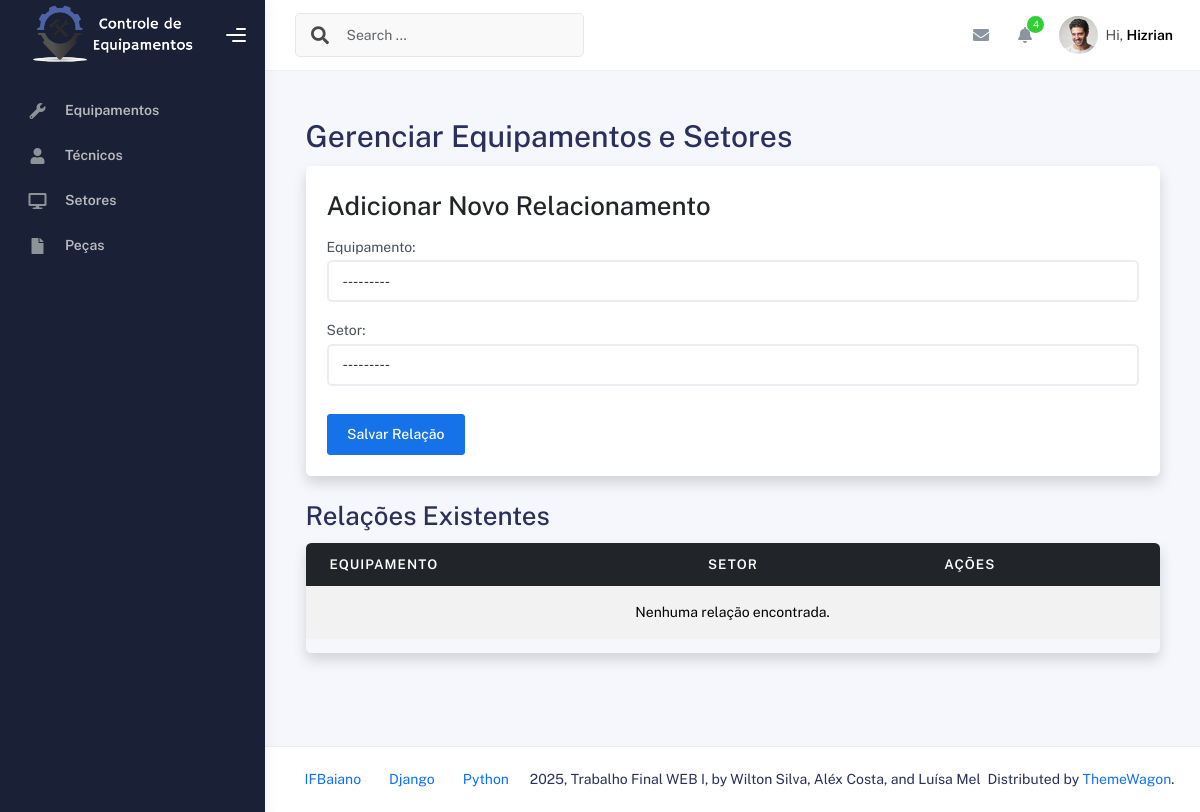
The app's page /gerenciar_setor_equipamento/, older data.
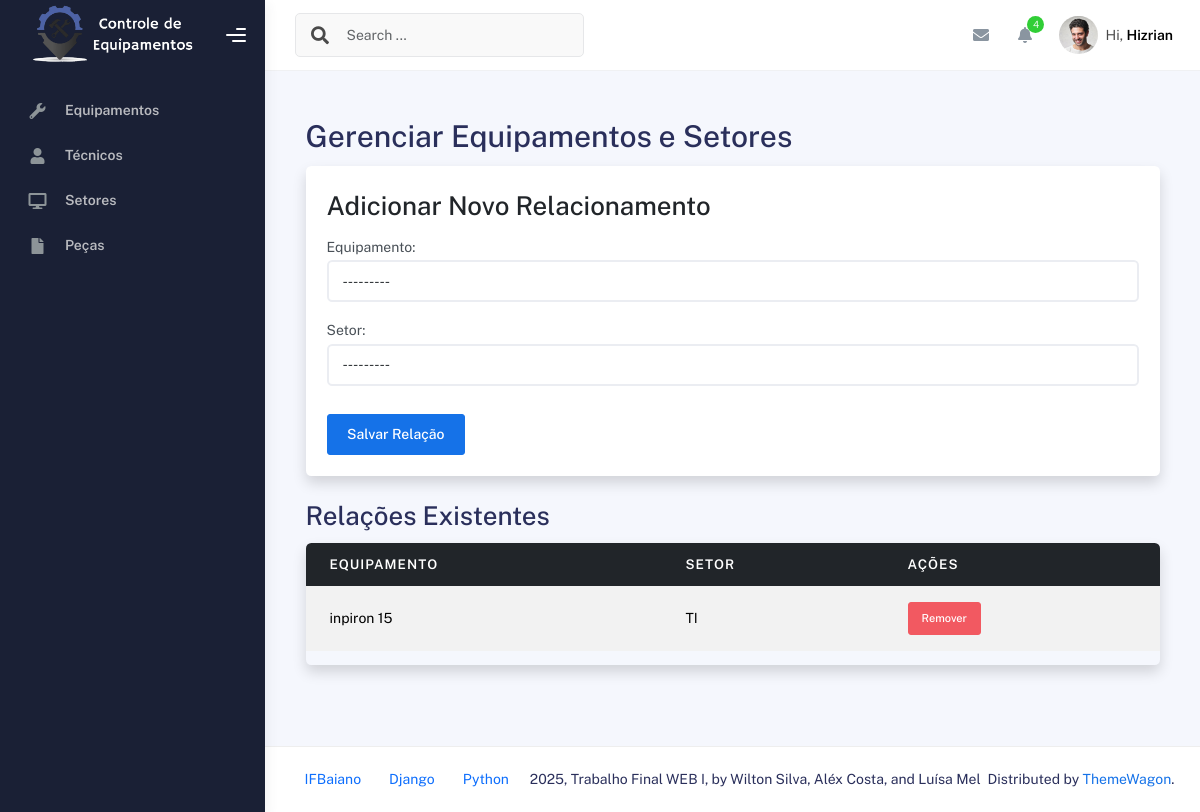
The same page, newer data.
### Setores/models.py (models this page shows, shortened)
class EquipamentoSetor(models.Model):
    equipamento = models.ForeignKey('Equipamentos.Equipamento', on_delete=models.CASCADE)
    setor = models.ForeignKey(Setor, on_delete=models.CASCADE)
    class Meta:
        unique_together = ('equipamento', 'setor')
        verbose_name = "Equipamento no Setor"
        verbose_name_plural = "Equipamentos nos Setores"

class Setor(models.Model):
    nome = models.CharField(max_length=100)
    tecnico_responsavel = models.ForeignKey(
        Tecnico,
        on_delete=models.CASCADE,
        related_name="setores_responsaveis"
    )
    localizacao = models.CharField(max_length=100)
    class Meta:
        ordering = ['nome']
        verbose_name = 'Setor'
        verbose_name_plural = 'Setores'
    def __str__(self):
        return f"{self.nome} ({self.nome})"

### Equipamentos/models.py (models this page shows)
class Equipamento(models.Model):
    nome = models.CharField(max_length=100)
    modelo = models.CharField(max_length=100)
    numero_serie = models.CharField(max_length=100)
    fabricante = models.CharField(max_length=100)
    data_aquisicao = models.DateField()
    STATUS_CHOICES = [
        ('ativo', 'Ativo'),
        ('inativo', 'Inativo'),
        ('manutencao', 'Em manutenção'),
    ]
    status = models.CharField(max_length=20, choices=STATUS_CHOICES, default='ativo')
    setores = models.ManyToManyField(
        'Setores.Setor',
        through='Setores.EquipamentoSetor',
        related_name='equipamentos'
    )
    def __str__(self):
        return f"{self.nome} ({self.modelo})"

### Setores/views.py (the view)
# urls.py: path('gerenciar_setor_equipamento/', Setores_views.gerenciar_setor_equipamento, name='gerenciar_setor_equipamento'),
def gerenciar_setor_equipamento(request):
    equipamentos_setores = EquipamentoSetor.objects.select_related('equipamento', 'setor').all()
    form = EquipamentoSetorForm()
    if request.method == 'POST':
        form = EquipamentoSetorForm(request.POST)
        if form.is_valid():
            form.save()
            return HttpResponseRedirect(reverse('gerenciar_setor_equipamento')) # Redirecione para a mesma página
    return render(request, 'setores/gerenciar_setor_equipamento.html', {
        'equipamentos_setores': equipamentos_setores,
        'form': form
    })

### Setores/forms.py
class EquipamentoSetorForm(forms.ModelForm):
    equipamento = forms.ModelChoiceField(
        queryset=Equipamento.objects.all(),
        label="Equipamento",
        widget=forms.Select(attrs={'class': 'form-control'})
    )
    setor = forms.ModelChoiceField(
        queryset=Setor.objects.all(),
        label="Setor",
        widget=forms.Select(attrs={'class': 'form-control'})
    )
    class Meta:
        model = EquipamentoSetor
        fields = ['equipamento', 'setor']

### templates/setores/gerenciar_setor_equipamento.html (shortened to what this page needs)
{% extends "_base.html" %}
{% block content %}
<div class="container mt-4">
    <h1>Gerenciar Equipamentos e Setores</h1>
    <div class="card p-4 shadow rounded mb-4">
        <h2>Adicionar Novo Relacionamento</h2>
        <form method="post">
            {{ form.as_p }}
            <button type="submit" class="btn btn-primary mt-3">Salvar Relação</button>
        </form>
    </div>
    <h2>Relações Existentes</h2>
    <div class="table-responsive shadow rounded">
        <table class="table table-striped table-hover align-middle">
            <thead class="table-dark">
                <tr>
                    <th>Equipamento</th>
                    <th>Setor</th>
                    <th>Ações</th>
                </tr>
            </thead>
            <tbody>
                {% for relacao in equipamentos_setores %}
                <tr>
                    <td>{{ relacao.equipamento.nome }}</td>
                    <td>{{ relacao.setor.nome }}</td>
                    <td>
                        <a href="#" class="btn btn-sm btn-danger">Remover</a>
                    </td>
                </tr>
                {% empty %}
                <tr>
                    <td colspan="3" class="text-center">Nenhuma relação encontrada.</td>
                </tr>
                {% endfor %}
            </tbody>
        </table>
    </div>
</div>
{% endblock %}

Row changes from the older to the newer data that the page shows:
added EquipamentoSetor: equipamento.nome "inpiron 15", setor.nome "TI"
Text that changed along with them:
text no longer shown: "Nenhuma relação encontrada."
